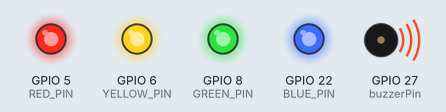
Simulated run of this program. Board: Raspberry Pi (BCM pin numbers). Shown: output pins drawn as LEDs (lit = HIGH), buzzer (waves = sounding).

Above: at 0.1 s.
Timing chart, 0 to 1.6 s (numbered marks = the images above):
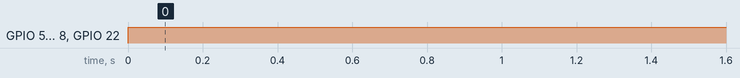

Measured:
- by itself, GPIO 5 (RED_PIN), GPIO 6 (YELLOW_PIN), GPIO 8 (GREEN_PIN), GPIO 22 (BLUE_PIN): LOW → HIGH at 0.00 s

The program:

switch_led_task.py
```python
import RPi.GPIO as gpio

RED_PIN = 5
YELLOW_PIN = 6
BLUE_PIN = 22
GREEN_PIN = 8
buzzerPin = 27
gpio.setmode(gpio.BCM)
#4도~5도
melody = [262, 294, 330, 350, 392, 440, 494, 523]

gpio.setup(buzzerPin, gpio.OUT)
gpio.setup(RED_PIN, gpio.OUT)
gpio.setup(YELLOW_PIN, gpio.OUT)
gpio.setup(GREEN_PIN, gpio.OUT)
gpio.setup(BLUE_PIN, gpio.OUT)
#pwm.ChangeFrequency(i)
pwm = gpio.PWM(buzzerPin,262)
pwm.start(10)
val = 1
try:
    while True:
        gpio.output(RED_PIN, val)
        gpio.output(YELLOW_PIN, val)
        gpio.output(BLUE_PIN, val)
        gpio.output(GREEN_PIN, val)
finally:
    gpio.cleanup()
    print('cleanup and exit')
```
